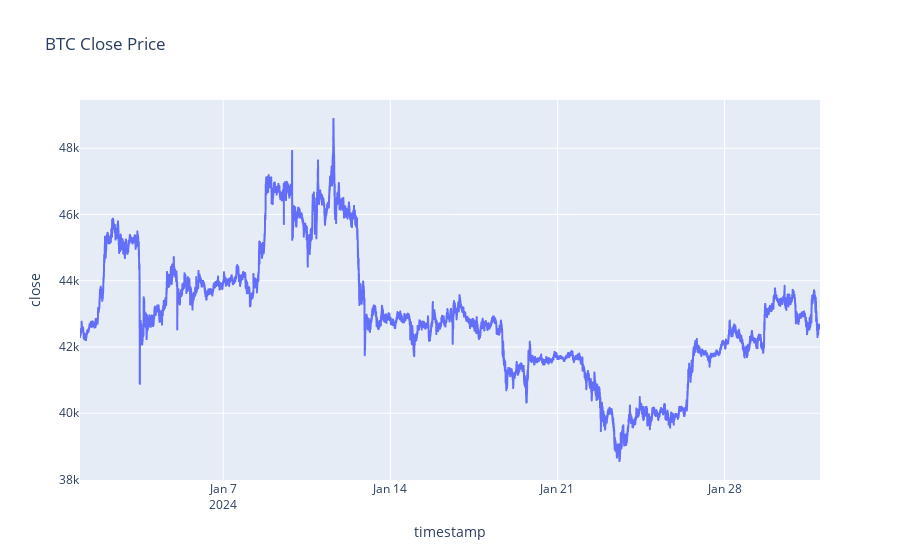

The cell this chart's notebook holds for it:
### Markdown cell above
### Plot timeseries data

### Code cell
# Load data
all_data, returns_data = load_and_prepare_data()
plot_time_series_data(all_data, "BTC", title="BTC Close Price")

### Figure 1 — Plotly figure (JSON) as saved in the notebook; plotly's stock layout.template omitted (floating-point values rounded to 4 significant figures; data arrays with more than 128 entries replaced by an {"elided": "..."} marker saying what was removed)
{"data": [{"hovertemplate": "timestamp=%{x}<br>close=%{y}<extra></extra>", "legendgroup": "", "line": {"color": "#636efa", "dash": "solid"}, "marker": {"symbol": "circle"}, "mode": "lines", "name": "", "showlegend": false, "type": "scattergl", "x": {"elided": "44641 str values"}, "xaxis": "x", "y": {"elided": "44641 float values"}, "yaxis": "y"}], "layout": {"legend": {"tracegroupgap": 0}, "title": {"text": "BTC Close Price"}, "xaxis": {"anchor": "y", "domain": [0, 1], "title": {"text": "timestamp"}}, "yaxis": {"anchor": "x", "domain": [0, 1], "title": {"text": "close"}}}}
